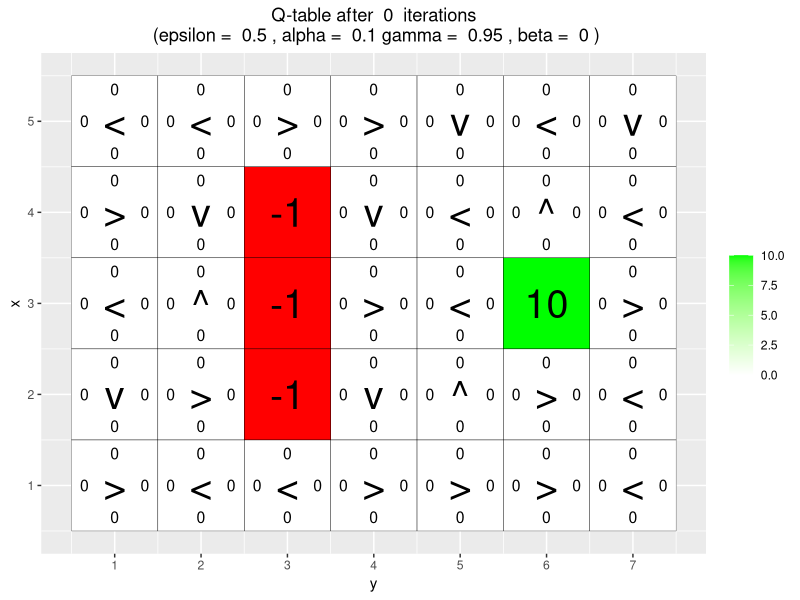
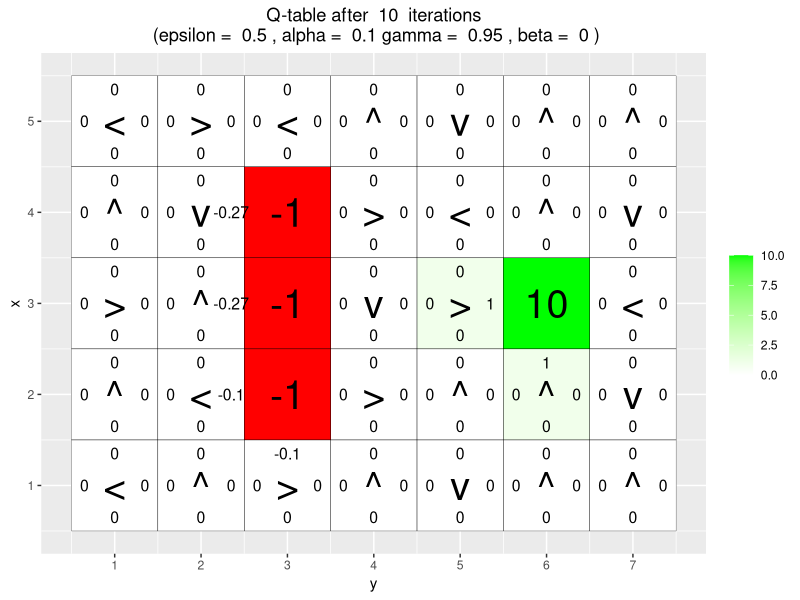
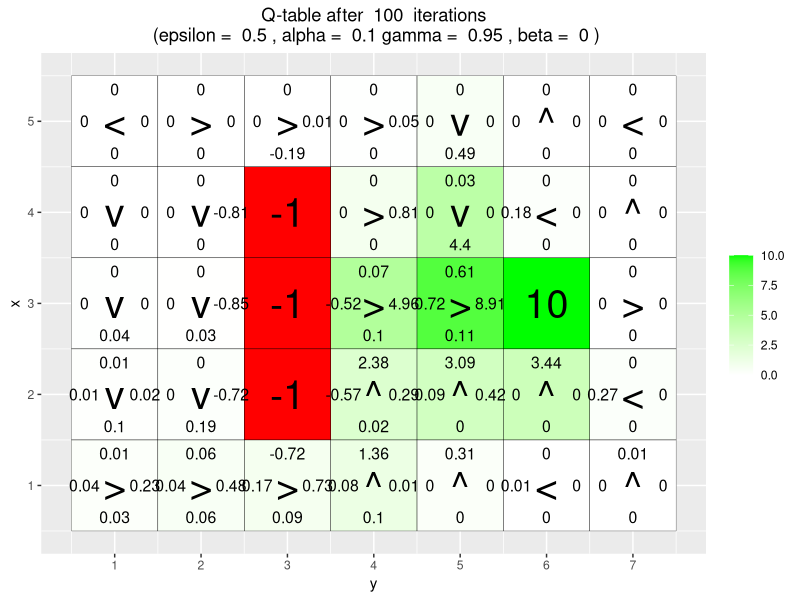
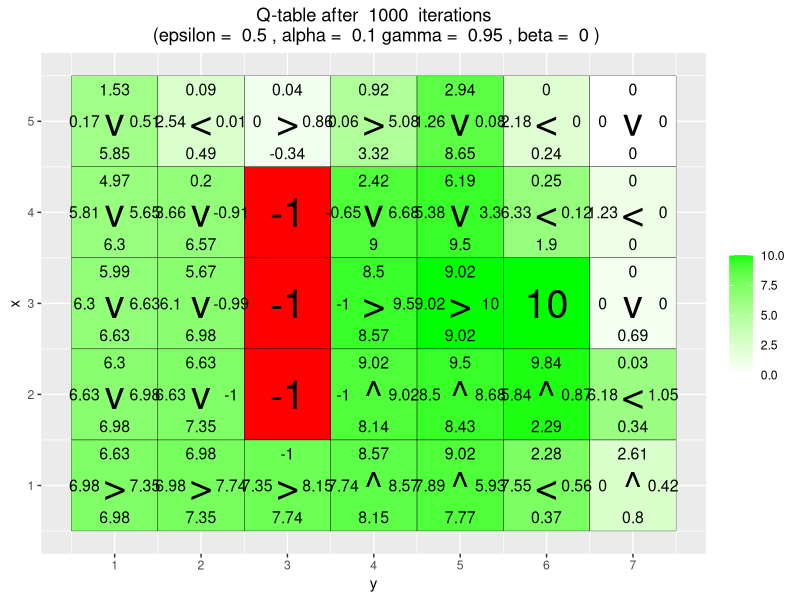
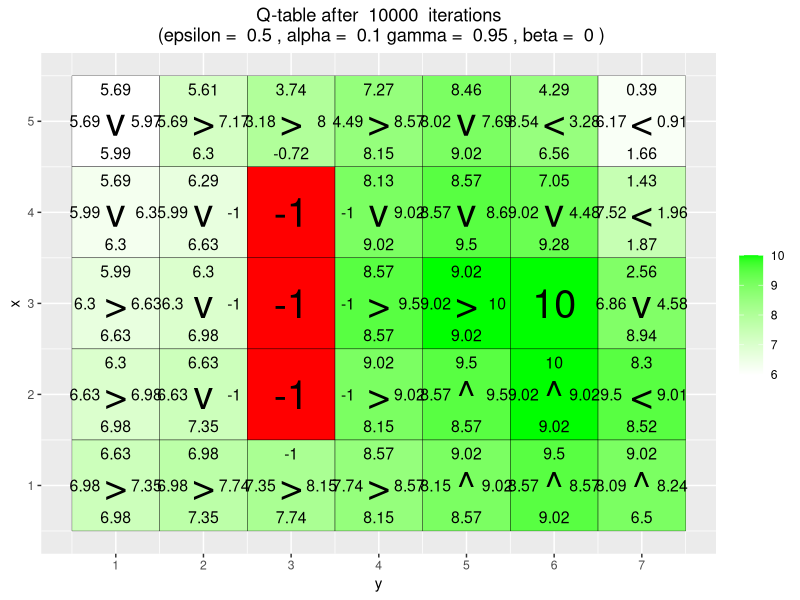
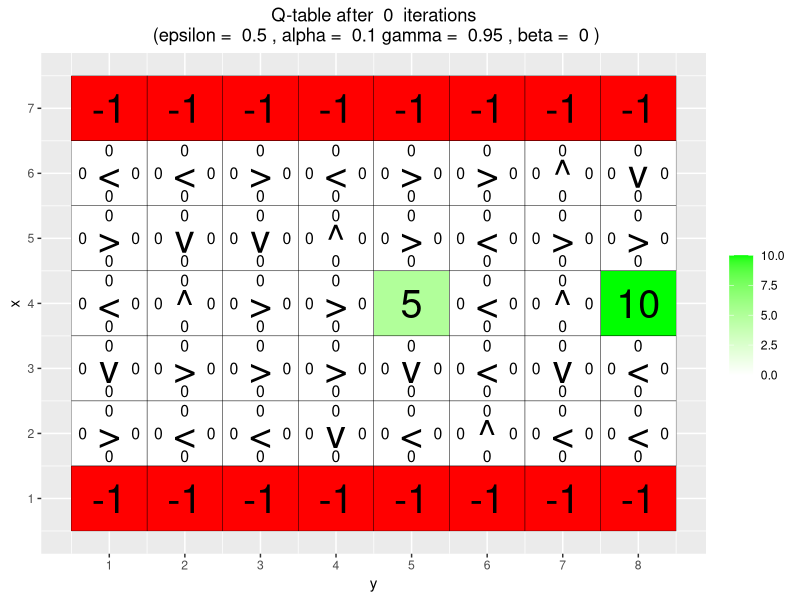
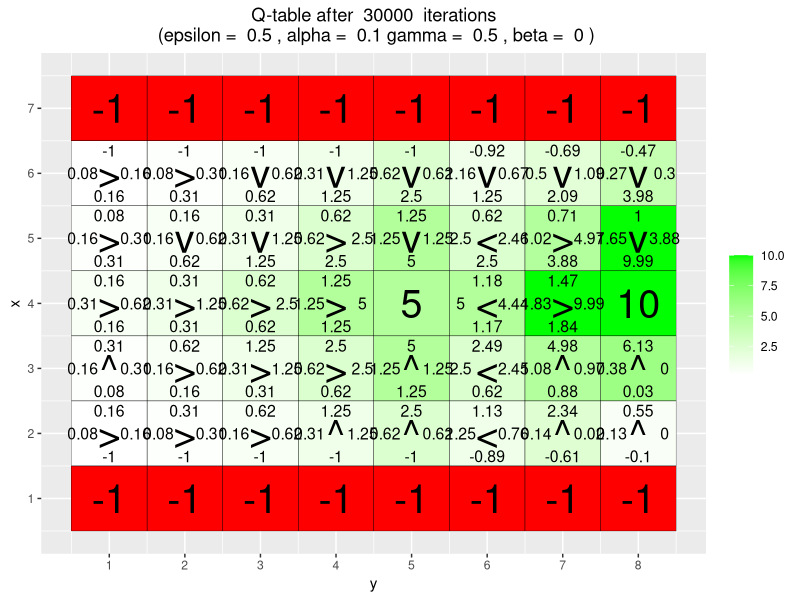
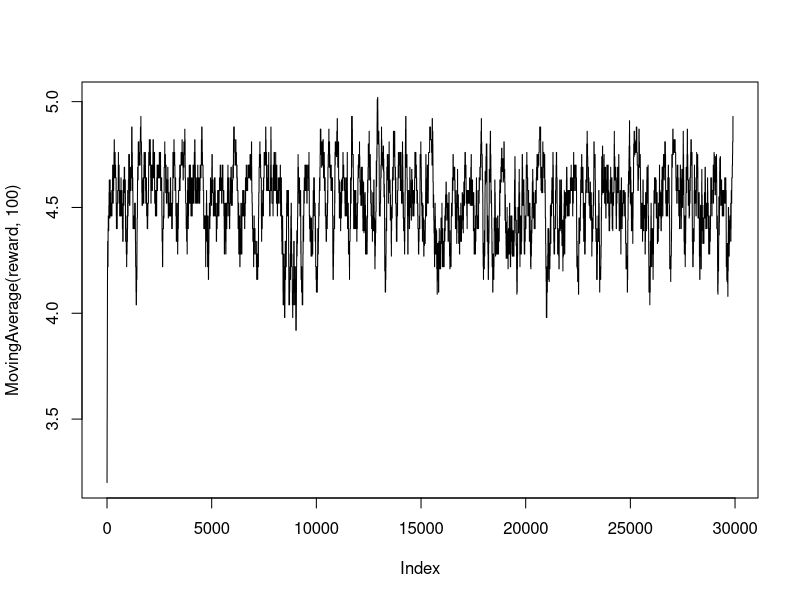

Source code (R) for these figures, in order: (Note: a time limit stopped this script after it produced the figures.)
## ---- chunk 1
library(ggplot2)
## ---- chunk 2
arrows <- c("^", ">", "v", "<")
action_deltas <- list(c(1,0), # up
                      c(0,1), # right
                      c(-1,0), # down
                      c(0,-1)) # left

vis_environment <- function(iterations=0, epsilon = 0.5, alpha = 0.1, gamma = 0.95, beta = 0){
  
  # Visualize an environment with rewards. 
  # Q-values for all actions are displayed on the edges of each tile.
  # The (greedy) policy for each state is also displayed.
  # 
  # Args:
  #   iterations, epsilon, alpha, gamma, beta (optional): for the figure title.
  #   reward_map (global variable): a HxW array containing the reward given at each state.
  #   q_table (global variable): a HxWx4 array containing Q-values for each state-action pair.
  #   H, W (global variables): environment dimensions.
  
  df <- expand.grid(x=1:H,y=1:W)
  foo <- mapply(function(x,y) ifelse(reward_map[x,y] == 0,q_table[x,y,1],NA),df$x,df$y)
  df$val1 <- as.vector(round(foo, 2))
  foo <- mapply(function(x,y) ifelse(reward_map[x,y] == 0,q_table[x,y,2],NA),df$x,df$y)
  df$val2 <- as.vector(round(foo, 2))
  foo <- mapply(function(x,y) ifelse(reward_map[x,y] == 0,q_table[x,y,3],NA),df$x,df$y)
  df$val3 <- as.vector(round(foo, 2))
  foo <- mapply(function(x,y) ifelse(reward_map[x,y] == 0,q_table[x,y,4],NA),df$x,df$y)
  df$val4 <- as.vector(round(foo, 2))
  foo <- mapply(function(x,y) 
    ifelse(reward_map[x,y] == 0,arrows[GreedyPolicy(x,y)],reward_map[x,y]),df$x,df$y)
  df$val5 <- as.vector(foo)
  foo <- mapply(function(x,y) ifelse(reward_map[x,y] == 0,max(q_table[x,y,]),
                                     ifelse(reward_map[x,y]<0,NA,reward_map[x,y])),df$x,df$y)
  df$val6 <- as.vector(foo)
  
  print(ggplot(df,aes(x = y,y = x)) +
          scale_fill_gradient(low = "white", high = "green", na.value = "red", name = "") +
          geom_tile(aes(fill=val6)) +
          geom_text(aes(label = val1),size = 4,nudge_y = .35,na.rm = TRUE) +
          geom_text(aes(label = val2),size = 4,nudge_x = .35,na.rm = TRUE) +
          geom_text(aes(label = val3),size = 4,nudge_y = -.35,na.rm = TRUE) +
          geom_text(aes(label = val4),size = 4,nudge_x = -.35,na.rm = TRUE) +
          geom_text(aes(label = val5),size = 10) +
          geom_tile(fill = 'transparent', colour = 'black') + 
          ggtitle(paste("Q-table after ",iterations," iterations\n",
                        "(epsilon = ",epsilon,", alpha = ",alpha,"gamma = ",gamma,", beta = ",beta,")")) +
          theme(plot.title = element_text(hjust = 0.5)) +
          scale_x_continuous(breaks = c(1:W),labels = c(1:W)) +
          scale_y_continuous(breaks = c(1:H),labels = c(1:H)))
  
}

GreedyPolicy <- function(x, y){
  
  # Get a greedy action for state (x,y) from q_table.
  #
  # Args:
  #   x, y: state coordinates.
  #   q_table (global variable): a HxWx4 array containing Q-values for each state-action pair.
  # 
  # Returns:
  #   An action, i.e. integer in {1,2,3,4}.
  
  # Your code here.
  
  q_state=q_table[x,y,1:4]
  max_q=which(max(q_state)==q_state)
  
  if(length(max_q)==1){
    return(max_q)
  }
  return(sample(max_q, 1))
  
}

EpsilonGreedyPolicy <- function(x, y, epsilon){
  
  # Get an epsilon-greedy action for state (x,y) from q_table.
  #
  # Args:
  #   x, y: state coordinates.
  #   epsilon: probability of acting randomly.
  # 
  # Returns:
  #   An action, i.e. integer in {1,2,3,4}.
  
  # Your code here.
  if(runif(1,0,1)<epsilon){
    return(GreedyPolicy(x,y))
  }
  return(sample(1:4, 1))
  
}

transition_model <- function(x, y, action, beta){
  
  # Computes the new state after given action is taken. The agent will follow the action 
  # with probability (1-beta) and slip to the right or left with probability beta/2 each.
  # 
  # Args:
  #   x, y: state coordinates.
  #   action: which action the agent takes (in {1,2,3,4}).
  #   beta: probability of the agent slipping to the side when trying to move.
  #   H, W (global variables): environment dimensions.
  # 
  # Returns:
  #   The new state after the action has been taken.
  
  delta <- sample(-1:1, size = 1, prob = c(0.5*beta,1-beta,0.5*beta))
  final_action <- ((action + delta + 3) %% 4) + 1
  foo <- c(x,y) + unlist(action_deltas[final_action])
  foo <- pmax(c(1,1),pmin(foo,c(H,W)))
  
  return (foo)
}

q_learning <- function(start_state, epsilon = 0.5, alpha = 0.1, gamma = 0.95, 
                       beta = 0){
  
  # Perform one episode of Q-learning. The agent should move around in the 
  # environment using the given transition model and update the Q-table.
  # The episode ends when the agent reaches a terminal state.
  # 
  # Args:
  #   start_state: array with two entries, describing the starting position of the agent.
  #   epsilon (optional): probability of acting randomly.
  #   alpha (optional): learning rate.
  #   gamma (optional): discount factor.
  #   beta (optional): slipping factor.
  #   reward_map (global variable): a HxW array containing the reward given at each state.
  #   q_table (global variable): a HxWx4 array containing Q-values for each state-action pair.
  # 
  # Returns:
  #   reward: reward received in the episode.
  #   correction: sum of the temporal difference correction terms over the episode.
  #   q_table (global variable): Recall that R passes arguments by value. So, q_table being
  #   a global variable can be modified with the superassigment operator <<-.
  
  # Your code here.
  
  episode_correction=0
  reward=0
  
  x=start_state[1]
  y=start_state[2]
  
  repeat{
    # Follow policy, execute action, get reward.
    chosenAction=EpsilonGreedyPolicy(x,y,epsilon)   #Chosen action
    newState=transition_model(x,y,chosenAction,beta)  #new S 
    
    new_x=newState[1]
    new_y=newState[2]
    reward=reward_map[new_x,new_y]    #new reward
    
    # Q-table update.
    tempDifference=reward+gamma*max(q_table[new_x,new_y,1:4])-q_table[x,y,chosenAction]
    q_table[x,y,chosenAction]<<-q_table[x,y,chosenAction]+alpha*tempDifference
    
    episode_correction=episode_correction+tempDifference
    
    x=new_x
    y=new_y
    
    if(reward!=0)
      # End episode.
      return (c(reward,episode_correction))
  }
  
}

## ---- chunk 3
set.seed(12345)
# Environment A (learning)

H <- 5
W <- 7

reward_map <- matrix(0, nrow = H, ncol = W)
reward_map[3,6] <- 10
reward_map[2:4,3] <- -1

q_table <- array(0,dim = c(H,W,4))

vis_environment()

for(i in 1:10000){
  foo <- q_learning(start_state = c(3,1))
  
  if(any(i==c(10,100,1000,10000)))
    vis_environment(i)
}

## ---- chunk 4
set.seed(12345)
# Environment B (the effect of epsilon and gamma)

H <- 7
W <- 8

reward_map <- matrix(0, nrow = H, ncol = W)
reward_map[1,] <- -1
reward_map[7,] <- -1
reward_map[4,5] <- 5
reward_map[4,8] <- 10

q_table <- array(0,dim = c(H,W,4))

vis_environment()

MovingAverage <- function(x, n){
  
  cx <- c(0,cumsum(x))
  rsum <- (cx[(n+1):length(cx)] - cx[1:(length(cx) - n)]) / n
  
  return (rsum)
}

for(j in c(0.5,0.75,0.95)){
  q_table <- array(0,dim = c(H,W,4))
  reward <- NULL
  correction <- NULL
  
  for(i in 1:30000){
    foo <- q_learning(gamma = j, start_state = c(4,1))
    reward <- c(reward,foo[1])
    correction <- c(correction,foo[2])
  }
  
  vis_environment(i, gamma = j)
  plot(MovingAverage(reward,100),type = "l")
  plot(MovingAverage(correction,100),type = "l")
}

for(j in c(0.5,0.75,0.95)){
  q_table <- array(0,dim = c(H,W,4))
  reward <- NULL
  correction <- NULL
  
  for(i in 1:30000){
    foo <- q_learning(epsilon = 0.1, gamma = j, start_state = c(4,1))
    reward <- c(reward,foo[1])
    correction <- c(correction,foo[2])
  }
  
  vis_environment(i, epsilon = 0.1, gamma = j)
  plot(MovingAverage(reward,100),type = "l")
  plot(MovingAverage(correction,100),type = "l")
}



## ---- chunk 5
# Environment C (the effect of beta).

H <- 3
W <- 6

reward_map <- matrix(0, nrow = H, ncol = W)
reward_map[1,2:5] <- -1
reward_map[1,6] <- 10

q_table <- array(0,dim = c(H,W,4))

vis_environment()

for(j in c(0,0.2,0.4,0.66)){
  q_table <- array(0,dim = c(H,W,4))
  
  for(i in 1:10000)
    foo <- q_learning(gamma = 0.6, beta = j, start_state = c(1,1))
  
  vis_environment(i, gamma = 0.6, beta = j)
}
